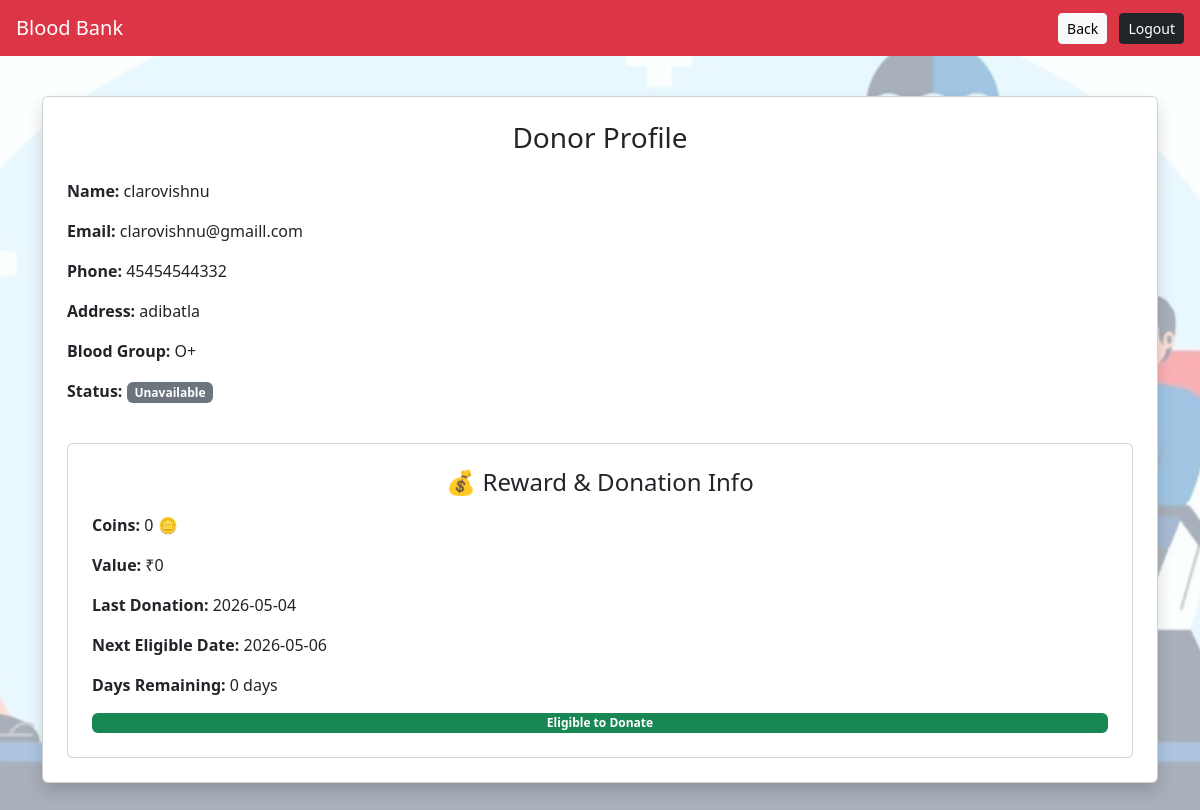
The app's page /profile (signed in), older data.
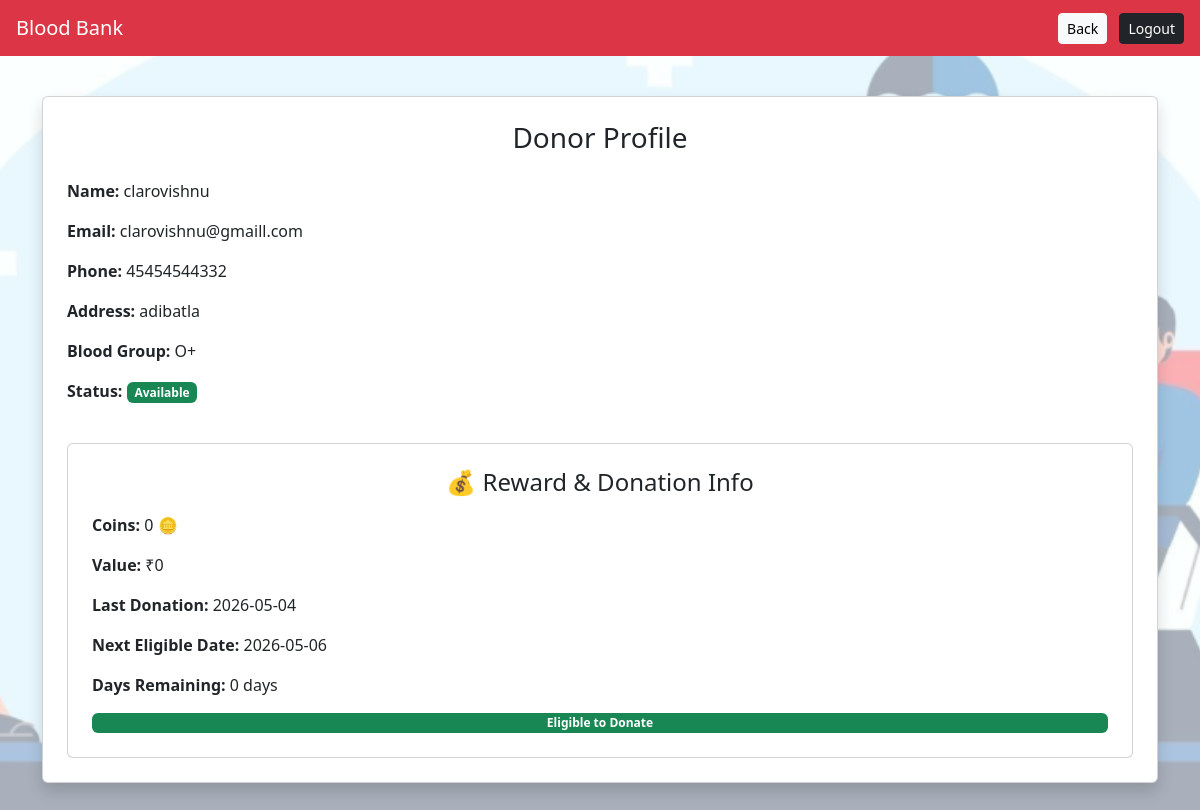
The same page, newer data.
### app.py (the view)
@app.route("/profile")
def profile():
    if "user" not in session:
        return redirect("/login")
    conn = sqlite3.connect("database/database.db")
    cursor = conn.cursor()
    cursor.execute("""
    SELECT name,email,phone,address,blood_group,availability,coins,last_donation
    FROM donors WHERE email=?
    """,(session["user"],))
    user = cursor.fetchone()
    conn.close()
    conn = sqlite3.connect("database/database.db")
    cursor = conn.cursor()
    cursor.execute("""
    SELECT next_eligible FROM donors WHERE email=?
    """, (session["user"],))
    data = cursor.fetchone()
    conn.close()
    next_date = data[0]
    days_left = None
    if next_date:
        next_obj = datetime.strptime(next_date, "%Y-%m-%d")
        days_left = (next_obj - datetime.now()).days
        if days_left < 0:
            days_left = 0
    return render_template("profile.html",
                           user=user,
                           next_date=next_date,
                           days_left=days_left)

### templates/profile.html (shortened to what this page needs)
<!DOCTYPE html>
<html>
<head>
<link rel="stylesheet"
href="https://cdn.jsdelivr.net/npm/bootstrap@5.3.2/dist/css/bootstrap.min.css">
</head>
<body>
<div class="page-overlay">
<nav class="navbar navbar-dark bg-danger px-3">
<span class="navbar-brand">Blood Bank</span>
<div>
<a href="/dashboard" class="btn btn-light btn-sm me-2">Back</a>
<a href="/logout" class="btn btn-dark btn-sm">Logout</a>
</div>
</nav>
<div class="container">
<div class="card shadow p-4">
<h3 class="text-center mb-4">Donor Profile</h3>
<p><b>Name:</b> {{ user[0] }}</p>
<p><b>Email:</b> {{ user[1] }}</p>
<p><b>Phone:</b> {{ user[2] }}</p>
<p><b>Address:</b> {{ user[3] }}</p>
<p><b>Blood Group:</b> {{ user[4] }}</p>
<p><b>Status:</b>
{% if user[5] == "Available" %}
<span class="badge bg-success">Available</span>
{% else %}
<span class="badge bg-secondary">Unavailable</span>
{% endif %}
</p>
<div class="card p-4 mt-4">
<h4 class="text-center mb-3">💰 Reward & Donation Info</h4>
<p><b>Coins:</b> {{ user[6] }} 🪙</p>
<p><b>Value:</b> ₹{{ user[6] // 4 }}</p>
<p><b>Last Donation:</b>
{% if user[7] %}
    {{ user[7] }}
{% else %}
    Not yet donated
{% endif %}
</p>
<p><b>Next Eligible Date:</b>
{% if next_date %}
    {{ next_date }}
{% else %}
    Not available
{% endif %}
</p>
<p><b>Days Remaining:</b>
{% if days_left is not none %}
    {{ days_left }} days
{% else %}
    -
{% endif %}
</p>
{% if days_left == 0 %}
<span class="badge bg-success">Eligible to Donate</span>
{% elif days_left %}
<span class="badge bg-warning text-dark">{{ days_left }} days left</span>
{% endif %}
</div>
</div>
</div>
</div>
</body>
</html>

Row changes from the older to the newer data that the page shows:
changed donors "clarovishnu": availability "Unavailable" → "Available" (drawn)
Text that changed along with them:
text no longer shown: "Unavailable"
text now shown: "Available"
